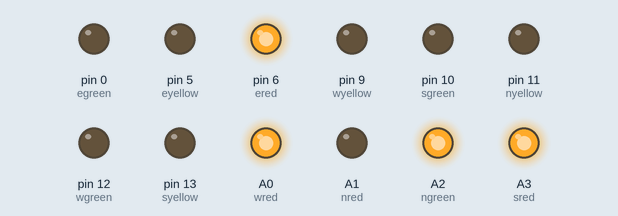
Recording of a sketch running on a simulated Arduino Uno, built with avr-gcc and run on an emulated ATmega328P. On the bench: output pins drawn as LEDs (lit = HIGH).

Above: at 0.1 s.
At 6.1 s:
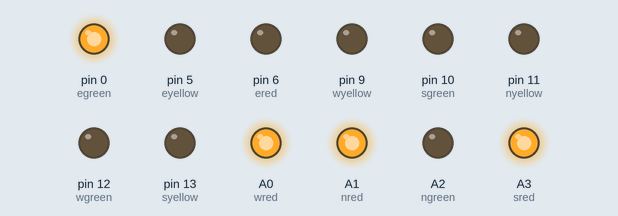
At 11.1 s:
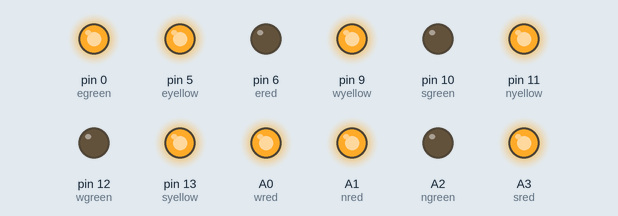
At 18.1 s:
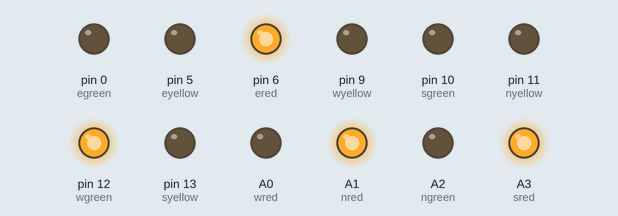
At 29.1 s:
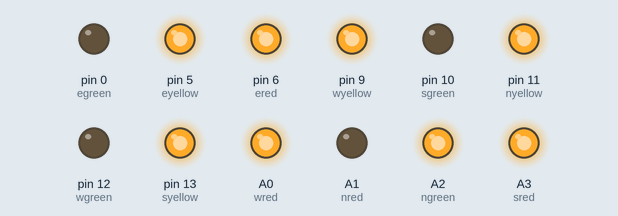
At 36.1 s:
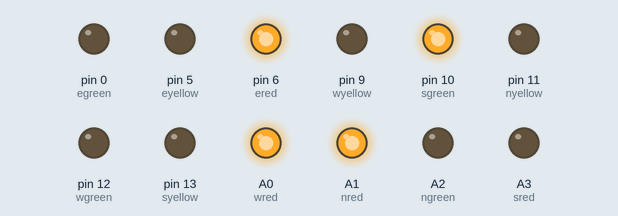
Timing chart, 0 to 37.6 s (numbered marks = the images above):
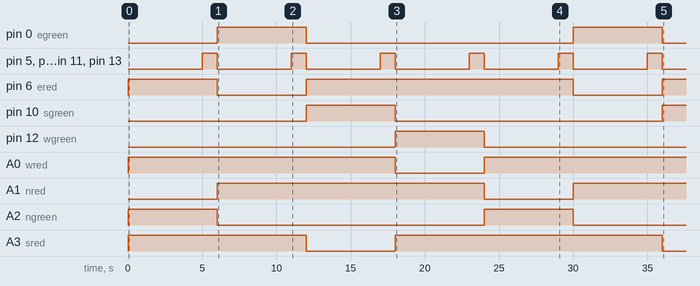

Measured:
- by itself, pin 0 (egreen), A2 (ngreen): alternates HIGH for 6.0 s and LOW for 18.0 s
- by itself, pin 5 (eyellow), pin 9 (wyellow), pin 11 (nyellow), pin 13 (syellow): alternates HIGH for 1.0 s and LOW for 5.0 s
- by itself, pin 6 (ered): goes HIGH 6.0 s, LOW 6.0 s, HIGH 18.0 s, LOW 6.0 s, then HIGH
- by itself, pin 10 (sgreen): LOW → HIGH at 12.0 s, → LOW 6.0 s later, → HIGH 18.0 s later
- by itself, pin 12 (wgreen): LOW → HIGH at 18.0 s, → LOW 6.0 s later
- by itself, A0 (wred): LOW → HIGH at 0.00 s, → LOW 18.0 s later, → HIGH 6.0 s later
- by itself, A1 (nred): LOW → HIGH at 6.0 s, → LOW 18.0 s later, → HIGH 6.0 s later
- by itself, A3 (sred): LOW → HIGH at 0.00 s, → LOW 12.0 s later, → HIGH 6.0 s later, → LOW 18.0 s later

The sketch:

17traffic.ino
```cpp
void setup() {
  #define nred A1
  #define ngreen A2
  #define nyellow 11
  #define sred A3
  #define sgreen 10
  #define syellow 13
  #define ered 6
  #define egreen 0
  #define eyellow 5
  #define wred A0
  #define wgreen 12
  #define wyellow 9
  pinMode(nred, OUTPUT);
  pinMode(nyellow, OUTPUT);
  pinMode(ngreen, OUTPUT);
  pinMode(sred, OUTPUT);
  pinMode(syellow, OUTPUT);
  pinMode(sgreen, OUTPUT);
  pinMode(ered, OUTPUT);
  pinMode(eyellow, OUTPUT);
  pinMode(egreen, OUTPUT);
  pinMode(wred, OUTPUT);
  pinMode(wyellow, OUTPUT);
  pinMode(wgreen, OUTPUT);

}

void loop() {
/*digitalWrite(wgreen,LOW);
digitalWrite(egreen,LOW);
digitalWrite(nred,LOW);
digitalWrite(sred,LOW);*/
digitalWrite(wred,HIGH);
digitalWrite(ered,HIGH);
digitalWrite(sred,HIGH);
digitalWrite(ngreen,HIGH);
delay(5000);

digitalWrite(nyellow,HIGH);
digitalWrite(eyellow,HIGH);
digitalWrite(wyellow,HIGH);
digitalWrite(syellow,HIGH);
delay(1000);

digitalWrite(wred,LOW);
digitalWrite(ered,LOW);
digitalWrite(sred,LOW);
digitalWrite(ngreen,LOW);

digitalWrite(nyellow,LOW);
digitalWrite(eyellow,LOW);
digitalWrite(wyellow,LOW);
digitalWrite(syellow,LOW);

digitalWrite(wred,HIGH);
digitalWrite(nred,HIGH);
digitalWrite(sred,HIGH);
digitalWrite(egreen,HIGH);
delay(5000);
digitalWrite(nyellow,HIGH);
digitalWrite(eyellow,HIGH);
digitalWrite(wyellow,HIGH);
digitalWrite(syellow,HIGH);
delay(1000);
digitalWrite(wred,LOW);
digitalWrite(nred,LOW);
digitalWrite(sred,LOW);
digitalWrite(egreen,LOW);

digitalWrite(nyellow,LOW);
digitalWrite(eyellow,LOW);
digitalWrite(wyellow,LOW);
digitalWrite(syellow,LOW);
digitalWrite(wred,HIGH);
digitalWrite(nred,HIGH);
digitalWrite(ered,HIGH);
digitalWrite(sgreen,HIGH);
delay(5000);
digitalWrite(nyellow,HIGH);
digitalWrite(eyellow,HIGH);
digitalWrite(wyellow,HIGH);
digitalWrite(syellow,HIGH);
delay(1000);
digitalWrite(nyellow,LOW);
digitalWrite(eyellow,LOW);
digitalWrite(wyellow,LOW);
digitalWrite(syellow,LOW);
digitalWrite(wred,LOW);
digitalWrite(nred,LOW);
digitalWrite(ered,LOW);
digitalWrite(sgreen,LOW);
digitalWrite(sred,HIGH);
digitalWrite(nred,HIGH);
digitalWrite(ered,HIGH);
digitalWrite(wgreen,HIGH);
delay(5000);
digitalWrite(nyellow,HIGH);
digitalWrite(eyellow,HIGH);
digitalWrite(wyellow,HIGH);
digitalWrite(syellow,HIGH);
delay(1000);
digitalWrite(nyellow,LOW);
digitalWrite(eyellow,LOW);
digitalWrite(wyellow,LOW);
digitalWrite(syellow,LOW);
digitalWrite(sred,LOW);
digitalWrite(nred,LOW);
digitalWrite(ered,LOW);
digitalWrite(wgreen,LOW);


}
```
